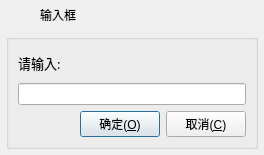
<?xml version="1.0" encoding="UTF-8"?>
<ui version="4.0">
 <class>SkinInputBox</class>
 <widget class="QDialog" name="SkinInputBox">
  <property name="geometry">
   <rect>
    <x>0</x>
    <y>0</y>
    <width>264</width>
    <height>155</height>
   </rect>
  </property>
  <layout class="QVBoxLayout" name="verticalLayout">
   <property name="spacing">
    <number>0</number>
   </property>
   <property name="leftMargin">
    <number>1</number>
   </property>
   <property name="topMargin">
    <number>1</number>
   </property>
   <property name="rightMargin">
    <number>1</number>
   </property>
   <property name="bottomMargin">
    <number>1</number>
   </property>
   <item>
    <widget class="QWidget" name="widget_title" native="true">
     <property name="sizePolicy">
      <sizepolicy hsizetype="Preferred" vsizetype="Fixed">
       <horstretch>0</horstretch>
       <verstretch>0</verstretch>
      </sizepolicy>
     </property>
     <property name="minimumSize">
      <size>
       <width>100</width>
       <height>28</height>
      </size>
     </property>
     <layout class="QHBoxLayout" name="horizontalLayout_2">
      <property name="spacing">
       <number>0</number>
      </property>
      <property name="leftMargin">
       <number>0</number>
      </property>
      <property name="topMargin">
       <number>0</number>
      </property>
      <property name="rightMargin">
       <number>0</number>
      </property>
      <property name="bottomMargin">
       <number>0</number>
      </property>
      <item>
       <widget class="QPushButton" name="lab_Ico">
        <property name="font">
         <font>
          <family>Algerian</family>
          <pointsize>10</pointsize>
         </font>
        </property>
        <property name="focusPolicy">
         <enum>Qt::NoFocus</enum>
        </property>
        <property name="text">
         <string/>
        </property>
        <property name="flat">
         <bool>true</bool>
        </property>
       </widget>
      </item>
      <item>
       <widget class="QLabel" name="lab_Title">
        <property name="sizePolicy">
         <sizepolicy hsizetype="Expanding" vsizetype="Preferred">
          <horstretch>0</horstretch>
          <verstretch>0</verstretch>
         </sizepolicy>
        </property>
        <property name="styleSheet">
         <string notr="true"/>
        </property>
        <property name="text">
         <string>输入框</string>
        </property>
        <property name="alignment">
         <set>Qt::AlignLeading|Qt::AlignLeft|Qt::AlignVCenter</set>
        </property>
       </widget>
      </item>
      <item>
       <widget class="QWidget" name="widget_menu" native="true">
        <property name="sizePolicy">
         <sizepolicy hsizetype="Minimum" vsizetype="Preferred">
          <horstretch>0</horstretch>
          <verstretch>0</verstretch>
         </sizepolicy>
        </property>
        <layout class="QHBoxLayout" name="horizontalLayout">
         <property name="spacing">
          <number>0</number>
         </property>
         <property name="leftMargin">
          <number>0</number>
         </property>
         <property name="topMargin">
          <number>0</number>
         </property>
         <property name="rightMargin">
          <number>0</number>
         </property>
         <property name="bottomMargin">
          <number>0</number>
         </property>
         <item>
          <widget class="QPushButton" name="btnMenu_Close">
           <property name="sizePolicy">
            <sizepolicy hsizetype="Minimum" vsizetype="Expanding">
             <horstretch>0</horstretch>
             <verstretch>0</verstretch>
            </sizepolicy>
           </property>
           <property name="minimumSize">
            <size>
             <width>40</width>
             <height>0</height>
            </size>
           </property>
           <property name="cursor">
            <cursorShape>ArrowCursor</cursorShape>
           </property>
           <property name="focusPolicy">
            <enum>Qt::NoFocus</enum>
           </property>
           <property name="toolTip">
            <string>关闭</string>
           </property>
           <property name="text">
            <string/>
           </property>
           <property name="flat">
            <bool>true</bool>
           </property>
          </widget>
         </item>
        </layout>
       </widget>
      </item>
     </layout>
    </widget>
   </item>
   <item>
    <widget class="QWidget" name="widget_main" native="true">
     <property name="styleSheet">
      <string notr="true"/>
     </property>
     <layout class="QVBoxLayout" name="verticalLayout_2">
      <property name="spacing">
       <number>5</number>
      </property>
      <property name="leftMargin">
       <number>5</number>
      </property>
      <property name="topMargin">
       <number>5</number>
      </property>
      <property name="rightMargin">
       <number>5</number>
      </property>
      <property name="bottomMargin">
       <number>5</number>
      </property>
      <item>
       <widget class="QGroupBox" name="groupBox">
        <property name="title">
         <string/>
        </property>
        <layout class="QVBoxLayout" name="verticalLayout_3">
         <item>
          <widget class="QLabel" name="labInfo">
           <property name="font">
            <font>
             <family>微软雅黑</family>
             <pointsize>10</pointsize>
            </font>
           </property>
           <property name="text">
            <string>请输入:</string>
           </property>
           <property name="scaledContents">
            <bool>false</bool>
           </property>
           <property name="wordWrap">
            <bool>true</bool>
           </property>
          </widget>
         </item>
         <item>
          <widget class="QLineEdit" name="txtValue"/>
         </item>
         <item>
          <layout class="QHBoxLayout" name="horizontalLayout_3">
           <item>
            <spacer name="horizontalSpacer">
             <property name="orientation">
              <enum>Qt::Horizontal</enum>
             </property>
             <property name="sizeHint" stdset="0">
              <size>
               <width>40</width>
               <height>20</height>
              </size>
             </property>
            </spacer>
           </item>
           <item>
            <widget class="QPushButton" name="btnOk">
             <property name="cursor">
              <cursorShape>PointingHandCursor</cursorShape>
             </property>
             <property name="focusPolicy">
              <enum>Qt::StrongFocus</enum>
             </property>
             <property name="styleSheet">
              <string notr="true"/>
             </property>
             <property name="text">
              <string>确定(&amp;O)</string>
             </property>
             <property name="icon">
              <iconset resource="rc.qrc">
               <normaloff>:/image/btn_ok.png</normaloff>:/image/btn_ok.png</iconset>
             </property>
             <property name="iconSize">
              <size>
               <width>20</width>
               <height>20</height>
              </size>
             </property>
            </widget>
           </item>
           <item>
            <widget class="QPushButton" name="btnCancel">
             <property name="cursor">
              <cursorShape>PointingHandCursor</cursorShape>
             </property>
             <property name="focusPolicy">
              <enum>Qt::StrongFocus</enum>
             </property>
             <property name="styleSheet">
              <string notr="true"/>
             </property>
             <property name="text">
              <string>取消(&amp;C)</string>
             </property>
             <property name="icon">
              <iconset resource="rc.qrc">
               <normaloff>:/image/btn_close.png</normaloff>:/image/btn_close.png</iconset>
             </property>
             <property name="iconSize">
              <size>
               <width>20</width>
               <height>20</height>
              </size>
             </property>
            </widget>
           </item>
          </layout>
         </item>
        </layout>
       </widget>
      </item>
     </layout>
    </widget>
   </item>
  </layout>
 </widget>
 <tabstops>
  <tabstop>txtValue</tabstop>
  <tabstop>btnOk</tabstop>
  <tabstop>btnCancel</tabstop>
 </tabstops>
 <resources>
  <include location="rc.qrc"/>
 </resources>
 <connections/>
</ui>
